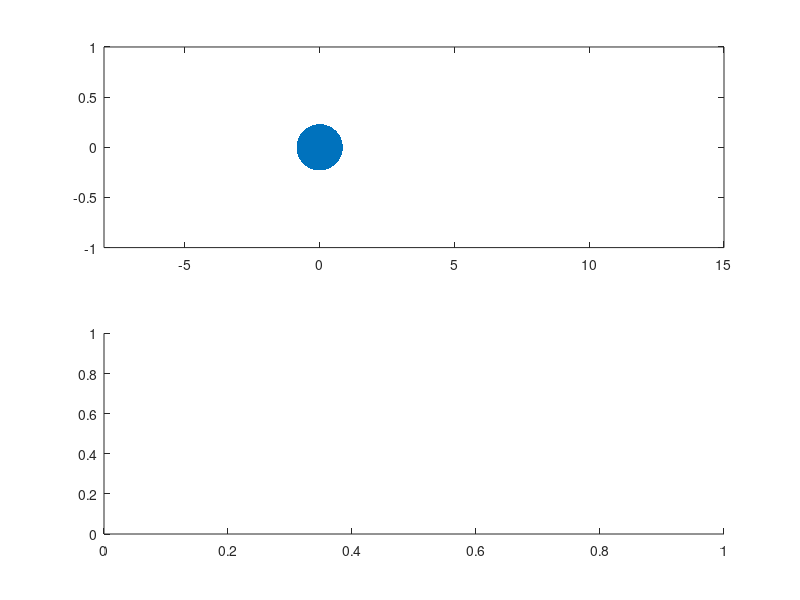

Write MATLAB code to recreate this figure. (Note: this script raises an error after producing the figure.)
clc;close all;clear all;
%%
% Fonctionne parfaitement
%
%
%
%%


global KEY_IS_PRESSED
KEY_IS_PRESSED = 0;
gcf;
set(gcf, 'KeyPressFcn', @myKeyPressFcn);

%%

m = 1;

k = 10;

dt = 0.1;
l = 4;

N=2;

for n = 1:N
    x(1,n) = (n-randi([0,1]));
    v0(1,n) = 0;%(-2)^n;
end


subplot(2,1,1)
h=plot(0,0,'MarkerSize',100,'Marker','.');
axis([-8 15 -1 1]);
set(gca,'nextplot','replacechildren');

subplot(2,1,2)
for i =1:N
    pl(i) = animatedline('color',rand(1,3));
end

% pl(end+1) = animatedline('color',rand(1,3));
% pl(end+1) = animatedline('color',rand(1,3));

axis([0 100 -inf inf]);


%%
for n = 1:N
    x(2,n) = x(1,n) + dt^2*force(x(1,:),n,k,l)/(2*m) + dt.*v0(n) ;
end

set(h,'XData',x(end,:),'YData',zeros(1,N));

drawnow;
%%

for t = 2:1000
    
    for n =1:N
        x(t+1,n) = 2*x(t,n) - x(t-1,n) + dt^2*force(x(t,:),n,k,l)/m;    
    end
    
    set(h,'XData',x(end,:),'YData',zeros(1,N));
    
    for i = 1:N
        addpoints(pl(i),t,x(end,i));
    end
%     y1 = 1/2*(  cos(sqrt(2*k/m)*t*dt) + cos(-sqrt(2*k/m)*t*dt)   ) -1;
%     y2 = -1/2*(  cos(sqrt(2*k/m)*t*dt) + cos(-sqrt(2*k/m)*t*dt)  ) +3;
%     addpoints(pl(end-1),t, y1 );
%     addpoints(  pl(end),t, y2 );
    axis([t-20 20+t -inf inf]);
    %pause(0.1)
    drawnow;
    
    if KEY_IS_PRESSED
        close all;
        break;
    end
    
end




%%

function F = force(x,n,k,a)

F = 0;

if n-1 >= 1
    F = F - k*(x(n)-x(n-1)-a);
end
if n+1 <= length(x)
    F = F - k*(x(n)-x(n+1)+a);
end

end


function myKeyPressFcn(hObject, event)
global KEY_IS_PRESSED
    KEY_IS_PRESSED  = 1;
end
